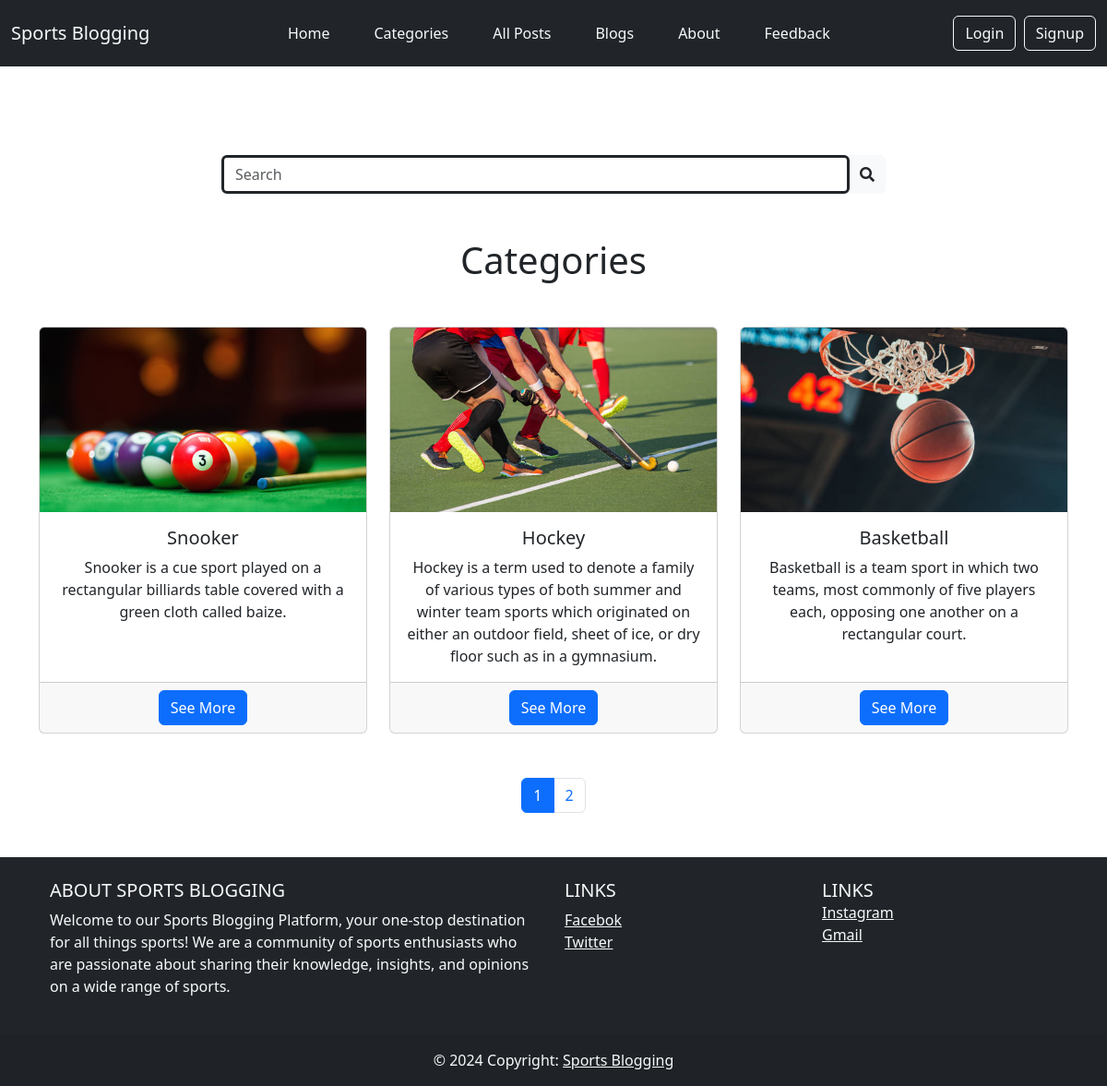
Page /User/categories.php on the committed database.
### tables this page shows
CREATE TABLE `category` (
  `category_id` int(11) NOT NULL AUTO_INCREMENT,
  `category_title` varchar(100) DEFAULT NULL,
  `category_description` text DEFAULT NULL,
  `category_image` text DEFAULT NULL,
  `category_status` enum('Active','InActive') DEFAULT NULL,
  `created_at` timestamp NOT NULL DEFAULT current_timestamp(),
  `updated_at` timestamp NULL DEFAULT NULL,
  PRIMARY KEY (`category_id`)
);

### User/categories.php (the view, shortened to what this page needs)
<?php
  require("../require/header.php");
?>
<?php
  require("search_bar.php");
?>
<?php
  $limit = 3;
  $page = isset($_GET['page']) ? $_GET['page'] : 1;
  $start = ($page - 1) * $limit;
  $query = "SELECT * FROM category WHERE category_status = 'Active' ORDER BY category_id DESC LIMIT $start, $limit";
  $result = mysqli_query($connection, $query);
  if ($result->num_rows) {
?>
<div class="mt-5">
  <h1 class="text-center" id="categories">Categories</h1>
  <div class="mt-5 container text-center">
    <div class="row">
    <?php
      $i = 1;
      while ($data = mysqli_fetch_assoc($result)) {
    ?>
      <div class="col-md-4">
        <div class="card h-100">
          <img class="card-img-top" src="<?= $data['category_image']; ?>" alt="<?= $data['category_title']; ?>">
          <div class="card-body">
            <h5 class="card-title"><?= $data['category_title']; ?></h5>
            <p class="card-text"><?= $data['category_description']; ?></p>
          </div>
          <div class="card-footer">
            <a href="show_category.php?category_id=<?= $data['category_id']; ?>" class="btn btn-primary">See More</a>
          </div>
        </div>
      </div>
    <?php
      if ($i % 3 == 0) {
        echo '</div><div class="row">';
      }
      $i++;
      }
    ?>
    </div>
  </div>
</div>
<div class="mt-5">
  <nav aria-label="Page navigation example">
    <ul class="pagination justify-content-center">
    <?php
      $query = "SELECT COUNT(*) as num_rows FROM category WHERE category_status = 'Active'";
      $result = mysqli_query($connection, $query);
      $data = mysqli_fetch_assoc($result);
      $num_pages = ceil($data['num_rows'] / $limit);
      for ($i = 1; $i <= $num_pages; $i++) {
        if ($i == $page) {
          echo '<li class="page-item active"><a class="page-link" href="categories.php?page=' . $i . '">' . $i . '</a></li>';
        } else {
          echo '<li class="page-item"><a class="page-link" href="categories.php?page=' . $i . '">' . $i . '</a></li>';
        }
      }
    ?>
    </ul>
  </nav>
</div>
<?php
  } else {
    echo "No Records Found!";
  }
?>
<?php
  require("../require/footer.php");
?>

### User/style.css (style rules this page uses)
* { margin: 0px; padding: 0px; box-sizing: border-box; }
.card-img-top { height: 200px; object-fit: cover; object-position: center; }

### rows in the picture
category: category_image (picture), category_title "Snooker", category_description "Snooker is a cue sport played on a rectangular billiards table covered with a green cloth called baize."
category: category_image (picture), category_title "Hockey", category_description "Hockey is a term used to denote a family of various types of both summer and winter team sports which originated on either an outdoor field, sheet of ice, or dry floor such as in a gymnasium."
category: category_image (picture), category_title "Basketball", category_description "Basketball is a team sport in which two teams, most commonly of five players each, opposing one another on a rectangular court."
